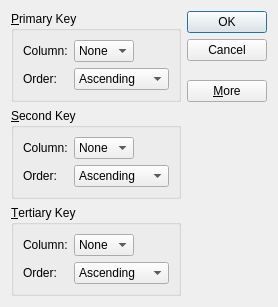
<?xml version="1.0" encoding="UTF-8"?>
<ui version="4.0">
 <class>SortDialog</class>
 <widget class="QDialog" name="SortDialog">
  <property name="geometry">
   <rect>
    <x>0</x>
    <y>0</y>
    <width>268</width>
    <height>276</height>
   </rect>
  </property>
  <property name="windowTitle">
   <string>Dialog</string>
  </property>
  <layout class="QGridLayout" name="gridLayout_7">
   <item row="0" column="0">
    <widget class="QGroupBox" name="primaryGroupBox">
     <property name="title">
      <string>&amp;Primary Key</string>
     </property>
     <layout class="QGridLayout" name="gridLayout">
      <item row="1" column="1" colspan="2">
       <widget class="QComboBox" name="primaryOrderCombo">
        <item>
         <property name="text">
          <string>Ascending</string>
         </property>
        </item>
        <item>
         <property name="text">
          <string>Descending</string>
         </property>
        </item>
       </widget>
      </item>
      <item row="1" column="0">
       <widget class="QLabel" name="label_2">
        <property name="text">
         <string>Order:</string>
        </property>
       </widget>
      </item>
      <item row="0" column="0">
       <widget class="QLabel" name="label">
        <property name="text">
         <string>Column:</string>
        </property>
       </widget>
      </item>
      <item row="0" column="1">
       <widget class="QComboBox" name="primaryColumnCombo">
        <item>
         <property name="text">
          <string>None</string>
         </property>
        </item>
       </widget>
      </item>
      <item row="0" column="2">
       <spacer name="horizontalSpacer">
        <property name="orientation">
         <enum>Qt::Horizontal</enum>
        </property>
        <property name="sizeHint" stdset="0">
         <size>
          <width>40</width>
          <height>20</height>
         </size>
        </property>
       </spacer>
      </item>
     </layout>
    </widget>
   </item>
   <item row="0" column="1" rowspan="2">
    <layout class="QVBoxLayout" name="verticalLayout">
     <item>
      <widget class="QPushButton" name="okButton">
       <property name="text">
        <string>OK</string>
       </property>
       <property name="checkable">
        <bool>true</bool>
       </property>
       <property name="checked">
        <bool>false</bool>
       </property>
       <property name="autoDefault">
        <bool>false</bool>
       </property>
       <property name="default">
        <bool>true</bool>
       </property>
      </widget>
     </item>
     <item>
      <widget class="QPushButton" name="cancelButton">
       <property name="text">
        <string>Cancel</string>
       </property>
       <property name="checkable">
        <bool>true</bool>
       </property>
       <property name="checked">
        <bool>false</bool>
       </property>
       <property name="autoDefault">
        <bool>false</bool>
       </property>
       <property name="default">
        <bool>false</bool>
       </property>
      </widget>
     </item>
     <item>
      <spacer name="verticalSpacer">
       <property name="orientation">
        <enum>Qt::Vertical</enum>
       </property>
       <property name="sizeHint" stdset="0">
        <size>
         <width>20</width>
         <height>0</height>
        </size>
       </property>
      </spacer>
     </item>
     <item>
      <widget class="QPushButton" name="moreButton">
       <property name="text">
        <string>&amp;More</string>
       </property>
       <property name="checkable">
        <bool>true</bool>
       </property>
       <property name="checked">
        <bool>false</bool>
       </property>
      </widget>
     </item>
    </layout>
   </item>
   <item row="1" column="0">
    <spacer name="verticalSpacer_2">
     <property name="orientation">
      <enum>Qt::Vertical</enum>
     </property>
     <property name="sizeHint" stdset="0">
      <size>
       <width>20</width>
       <height>0</height>
      </size>
     </property>
    </spacer>
   </item>
   <item row="2" column="0">
    <widget class="QGroupBox" name="secondaryGroupBox">
     <property name="title">
      <string>&amp;Second Key</string>
     </property>
     <layout class="QGridLayout" name="gridLayout_2">
      <item row="0" column="0">
       <widget class="QLabel" name="label_3">
        <property name="text">
         <string>Column:</string>
        </property>
       </widget>
      </item>
      <item row="0" column="1">
       <widget class="QComboBox" name="secondryColumnCombo">
        <item>
         <property name="text">
          <string>None</string>
         </property>
        </item>
       </widget>
      </item>
      <item row="0" column="2">
       <spacer name="horizontalSpacer_2">
        <property name="orientation">
         <enum>Qt::Horizontal</enum>
        </property>
        <property name="sizeHint" stdset="0">
         <size>
          <width>40</width>
          <height>20</height>
         </size>
        </property>
       </spacer>
      </item>
      <item row="1" column="0">
       <widget class="QLabel" name="label_4">
        <property name="text">
         <string>Order:</string>
        </property>
       </widget>
      </item>
      <item row="1" column="1" colspan="2">
       <widget class="QComboBox" name="secondryOrderCombo">
        <item>
         <property name="text">
          <string>Ascending</string>
         </property>
        </item>
        <item>
         <property name="text">
          <string>Descending</string>
         </property>
        </item>
       </widget>
      </item>
     </layout>
    </widget>
   </item>
   <item row="3" column="0">
    <widget class="QGroupBox" name="tertiaryGroupBox">
     <property name="title">
      <string>&amp;Tertiary Key</string>
     </property>
     <layout class="QGridLayout" name="gridLayout_5">
      <item row="1" column="0">
       <widget class="QLabel" name="label_9">
        <property name="text">
         <string>Order:</string>
        </property>
       </widget>
      </item>
      <item row="0" column="0">
       <widget class="QLabel" name="label_10">
        <property name="text">
         <string>Column:</string>
        </property>
       </widget>
      </item>
      <item row="1" column="1" colspan="2">
       <widget class="QComboBox" name="tertiaryOrderCombo">
        <item>
         <property name="text">
          <string>Ascending</string>
         </property>
        </item>
        <item>
         <property name="text">
          <string>Descending</string>
         </property>
        </item>
       </widget>
      </item>
      <item row="0" column="2">
       <spacer name="horizontalSpacer_5">
        <property name="orientation">
         <enum>Qt::Horizontal</enum>
        </property>
        <property name="sizeHint" stdset="0">
         <size>
          <width>40</width>
          <height>20</height>
         </size>
        </property>
       </spacer>
      </item>
      <item row="0" column="1">
       <widget class="QComboBox" name="tertiaryColumnCombo">
        <item>
         <property name="text">
          <string>None</string>
         </property>
        </item>
       </widget>
      </item>
     </layout>
    </widget>
   </item>
  </layout>
 </widget>
 <tabstops>
  <tabstop>primaryColumnCombo</tabstop>
  <tabstop>primaryOrderCombo</tabstop>
  <tabstop>secondryColumnCombo</tabstop>
  <tabstop>secondryOrderCombo</tabstop>
  <tabstop>tertiaryColumnCombo</tabstop>
  <tabstop>tertiaryOrderCombo</tabstop>
  <tabstop>okButton</tabstop>
  <tabstop>cancelButton</tabstop>
  <tabstop>moreButton</tabstop>
  <tabstop>comboBox_5</tabstop>
  <tabstop>comboBox_6</tabstop>
  <tabstop>comboBox_7</tabstop>
  <tabstop>comboBox_8</tabstop>
  <tabstop>comboBox_11</tabstop>
  <tabstop>comboBox_12</tabstop>
 </tabstops>
 <resources/>
 <connections>
  <connection>
   <sender>cancelButton</sender>
   <signal>toggled(bool)</signal>
   <receiver>SortDialog</receiver>
   <slot>reject()</slot>
   <hints>
    <hint type="sourcelabel">
     <x>193</x>
     <y>51</y>
    </hint>
    <hint type="destinationlabel">
     <x>267</x>
     <y>274</y>
    </hint>
   </hints>
  </connection>
  <connection>
   <sender>moreButton</sender>
   <signal>toggled(bool)</signal>
   <receiver>secondaryGroupBox</receiver>
   <slot>setVisible(bool)</slot>
   <hints>
    <hint type="sourcelabel">
     <x>193</x>
     <y>88</y>
    </hint>
    <hint type="destinationlabel">
     <x>88</x>
     <y>163</y>
    </hint>
   </hints>
  </connection>
  <connection>
   <sender>moreButton</sender>
   <signal>toggled(bool)</signal>
   <receiver>tertiaryGroupBox</receiver>
   <slot>setVisible(bool)</slot>
   <hints>
    <hint type="sourcelabel">
     <x>234</x>
     <y>83</y>
    </hint>
    <hint type="destinationlabel">
     <x>175</x>
     <y>210</y>
    </hint>
   </hints>
  </connection>
  <connection>
   <sender>okButton</sender>
   <signal>toggled(bool)</signal>
   <receiver>SortDialog</receiver>
   <slot>accept()</slot>
   <hints>
    <hint type="sourcelabel">
     <x>215</x>
     <y>18</y>
    </hint>
    <hint type="destinationlabel">
     <x>215</x>
     <y>167</y>
    </hint>
   </hints>
  </connection>
 </connections>
</ui>
